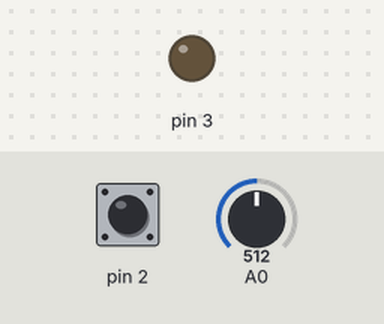
A sketch run on a simulated Arduino Uno, built with avr-gcc and run on an emulated ATmega328P. On the bench: output pins drawn as LEDs (lit = HIGH). Dashed ring = blinking. Inputs (shaded band) come from the test bench; at power-on: pin 2 HIGH, A0 = 512.

Above: at 1.2 s.
1.3 s: pin 2 pulled LOW for 0.15 s
At 1.65 s:
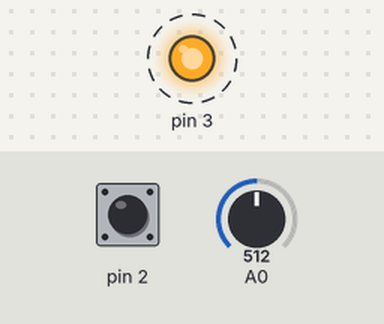
4.3 s: pin 2 pulled LOW for 1 s
At 4.65 s:
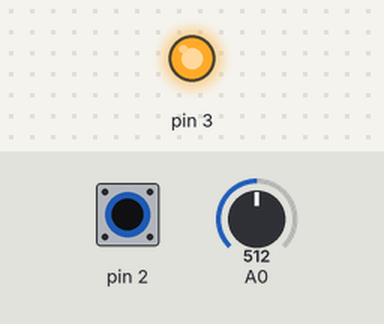
7.3 s: pin 2 pulled LOW for 3.2 s
At 11.1 s:
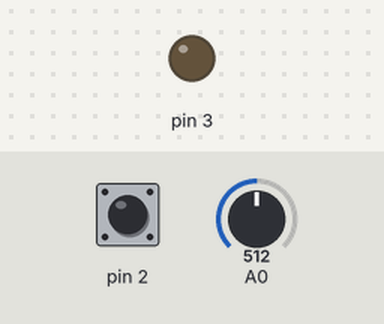
Timing chart, 0 to 12.6 s (numbered marks = the images above; inputs shaded):
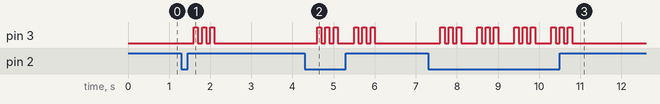

Measured:
- after the input at 1.3 s, pin 3: alternates HIGH for 0.10 s and LOW for 0.10 s, 6 changes in all, then stays LOW, starting after 0.30 s
- after the input at 4.3 s, pin 3: LOW → HIGH after 0.30 s, → LOW 0.10 s later, → HIGH 0.10 s later, → LOW 0.10 s later, … (12 changes in this stretch)
- after the input at 7.3 s, pin 3: LOW → HIGH after 0.30 s, then repeats every 0.90 s: 2 × (LOW 0.10 s, HIGH 0.10 s), LOW 0.40 s, HIGH 0.10 s, until it stays LOW from 10.8 s

The sketch:

video014.ino
```cpp
byte tocando = 0;

void setup() {
  pinMode(2, INPUT_PULLUP);
  pinMode(3, OUTPUT);
}


void loop() {

  int x;

  x = analogRead(A0);

  if (x < 200) {
    tocando = 1;
  }

  if (digitalRead(2) == LOW) {
    rearma();
  }

  if (tocando == 1) {
    digitalWrite(3, HIGH);
  } else {
    digitalWrite(3, LOW);
  }
}

void rearma() {

  tocando = 0;

  digitalWrite(3, LOW);
  delay(300);

  for (byte b = 0; b < 3; b++) {
    digitalWrite(3, HIGH);
    delay(100);
    digitalWrite(3, LOW);
    delay(100);
  }
}
```
